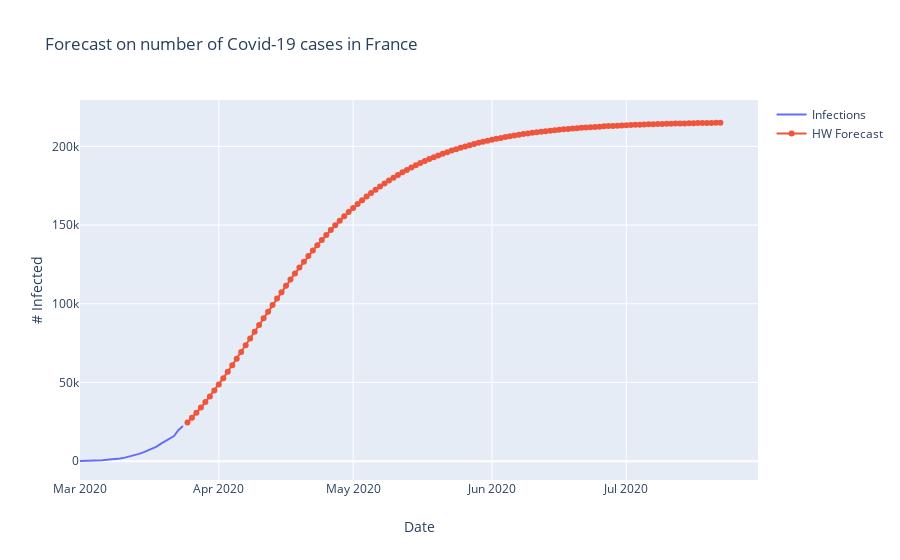

Notebook code for this chart:
### Code cell
fig = go.Figure()

fig.add_trace(go.Scatter(x=df_fr.Date, y=df_fr.Infections,
                    mode='lines',
                    name='Infections'))
fig.add_trace(go.Scatter(x=df_forecast.Date, y=df_forecast.Forecast,
                    mode='lines+markers',
                    name='HW Forecast'))
fig.update_layout(title='Forecast on number of Covid-19 cases in France',
                   xaxis_title='Date',
                   yaxis_title='# Infected')

fig.show()
